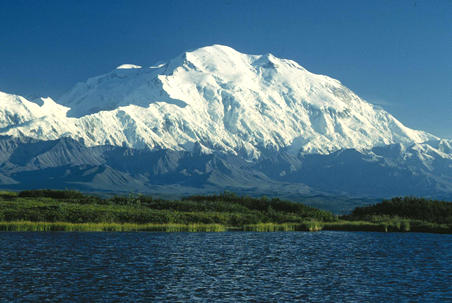
#> input picture Denali_Mt_McKinley.jpg, 452 x 303 px, found by its file name
$ python 'Import the image from the following URL and convert it to a numpy array.py'
#> lines starting #> are read from the running program, lines starting #| are printed output that depends on the picture
import numpy as np
from io import BytesIO
from PIL import Image
import PIL, requests
from io import BytesIO
from PIL import Image
import PIL, requests
# Import image from URL
URL = 'https://upload.wikimedia.org/wikipedia/commons/8/8b/Denali_Mt_McKinley.jpg'
response = requests.get(URL)
# Read it as Image
I = Image.open(BytesIO(response.content))
#> I is the input picture: PIL image 452x303 RGB; mean R, G, B 72.6, 107.3, 125.1
# Optionally resize
I = I.resize([150,150])
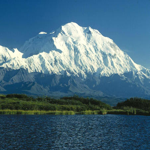
#> I: PIL image 150x150 RGB; mean R, G, B 72.6, 107.3, 125.1
# Convert to numpy array
arr = np.asarray(I)
# Optionaly Convert it back to an image and show
#im = PIL.Image.fromarray(np.uint8(arr))
#Image.Image.show(im)
print(arr) #each number is the rgb colour code at the position of the arraied image
#> (printed output is left out)

"""
numpy.asarray(a, dtype=None, order=None, *, like=None)
Convert the input to an array.
"""
